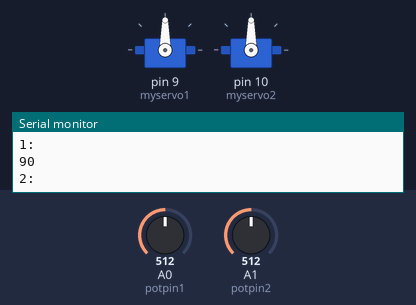
Recording of a sketch running on a simulated Arduino Uno, built with avr-gcc and run on an emulated ATmega328P. Shown: 2 × servo, the last lines printed to the serial monitor. The test bench sets the inputs (shaded band); at power-on: A0 (potpin1) = 512, A1 (potpin2) = 512.

Above: at 1.2 s.
1.3 s: A0 (potpin1) set to 716
At 2.5 s:
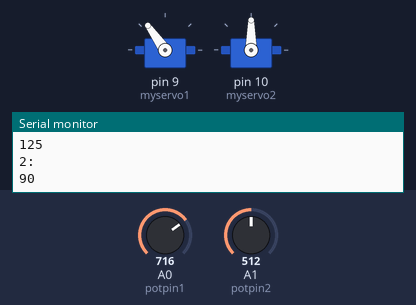
2.8 s: A1 (potpin2) set to 716
At 3.3 s:
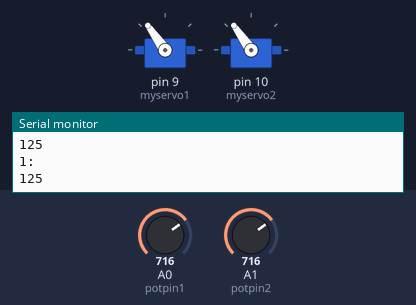
4.3 s: A0 (potpin1) set to 900
At 5.1 s:
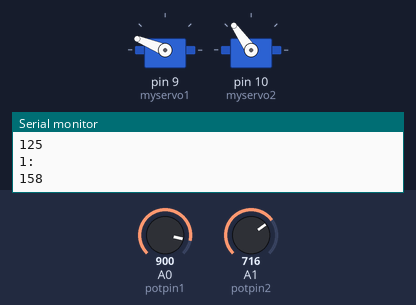
5.8 s: A1 (potpin2) set to 511
At 7.0 s:
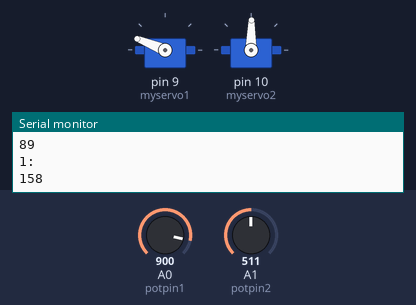
7.3 s: A0 (potpin1) set to 1023
At 8.1 s:
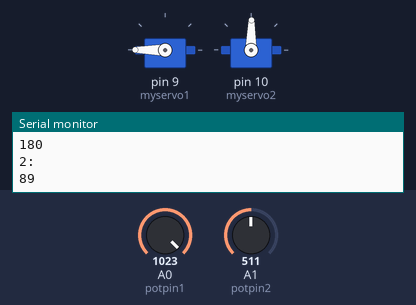
8.8 s: A1 (potpin2) set to 306
At 9.7 s:
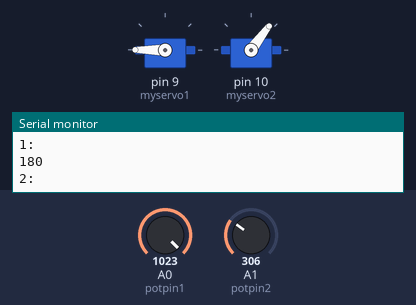
Timing chart, 0 to 11.3 s (numbered marks = the images above; inputs shaded):
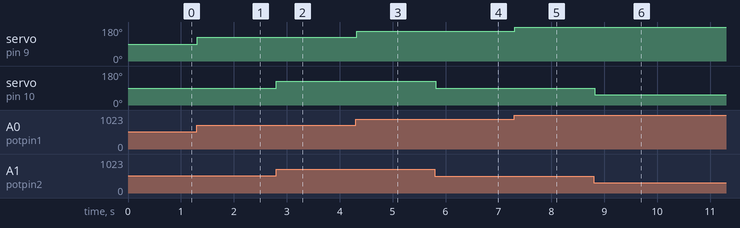

The sketch:

Knob2xy.ino
```cpp
/*
 Controlling a servo position using a potentiometer (variable resistor)
 by Michal Rinott <http://people.interaction-ivrea.it/m.rinott>

 modified on 8 Nov 2013
 by Scott Fitzgerald
 http://www.arduino.cc/en/Tutorial/Knob
*/

#include <Servo.h>

Servo myservo1;  // create servo object to control a servo
Servo myservo2;  // create servo object to control a servo

int potpin1 = 0;  // analog pin used to connect the potentiometer
int potpin2 = 1;  // analog pin used to connect the potentiometer

int val;    // variable to read the value from the analog pin
int val2;    // variable to read the value from the analog pin

void setup() {
  myservo1.attach(9);  // attaches the servo on pin 9 to the servo object
  myservo2.attach(10);  // attaches the servo on pin 9 to the servo object
  Serial.begin(9600);
}

void loop() {
  val = analogRead(potpin1);            // reads the value of the potentiometer (value between 0 and 1023)
  val = map(val, 0, 1023, 0, 180);     // scale it to use it with the servo (value between 0 and 180)
  myservo1.write(val);                  // sets the servo position according to the scaled value
  Serial.println("1:");
  Serial.println(myservo1.read());
  delay(10);                           // waits for the servo to get there

  val2 = analogRead(potpin2);            // reads the value of the potentiometer (value between 0 and 1023)
  val2 = map(val2, 0, 1023, 0, 180);     // scale it to use it with the servo (value between 0 and 180)
  myservo2.write(val2);                  // sets the servo position according to the scaled value
  Serial.println("2:");
  Serial.println(myservo2.read());
  delay(10);                           // waits for the servo to get there


}
```

Measured:
- after the input at 1.3 s, servo on pin 9 (myservo1): 90° → 125° at once
- after the input at 2.8 s, servo on pin 10 (myservo2): 90° → 125° at once
- after the input at 4.3 s, servo on pin 9 (myservo1): 125° → 158° at once
- after the input at 5.8 s, servo on pin 10 (myservo2): 125° → 89° at once
- after the input at 7.3 s, servo on pin 9 (myservo1): 158° → 180° at once
- after the input at 8.8 s, servo on pin 10 (myservo2): 89° → 53° at once
